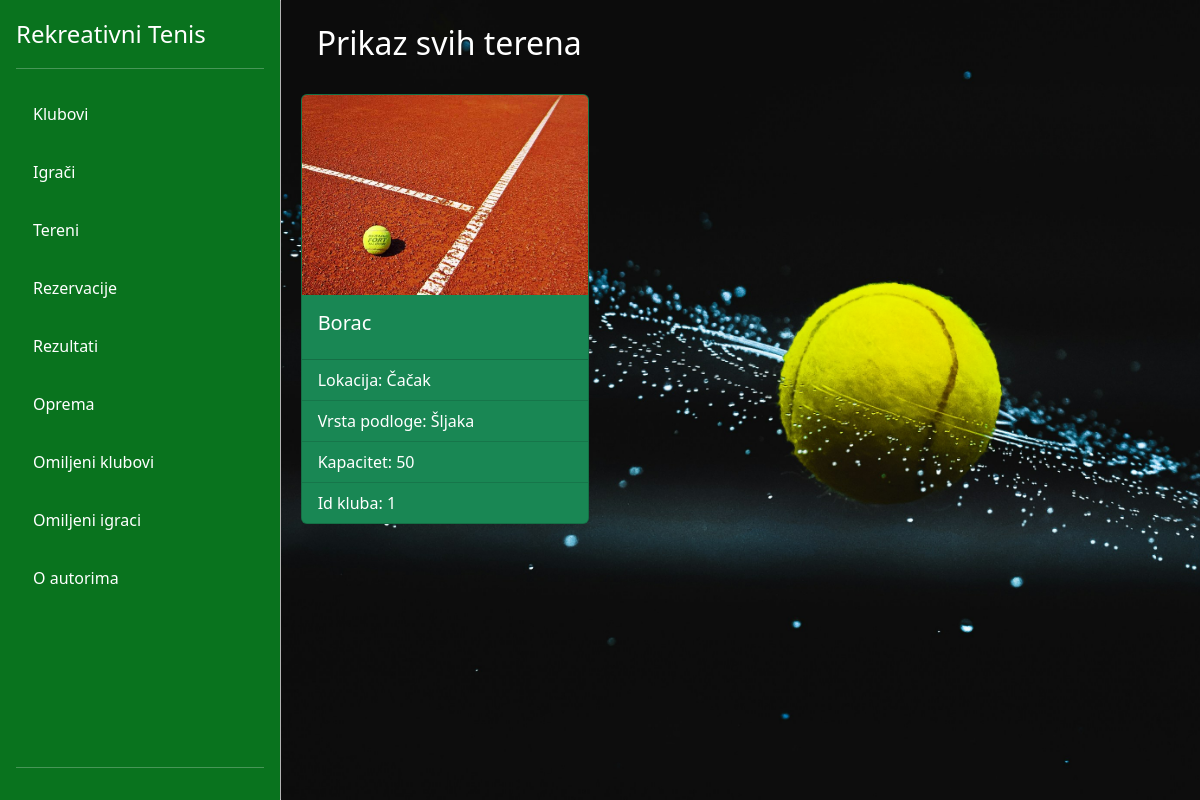
The page /view-gosti/freegrounds.php on the database as committed earlier.
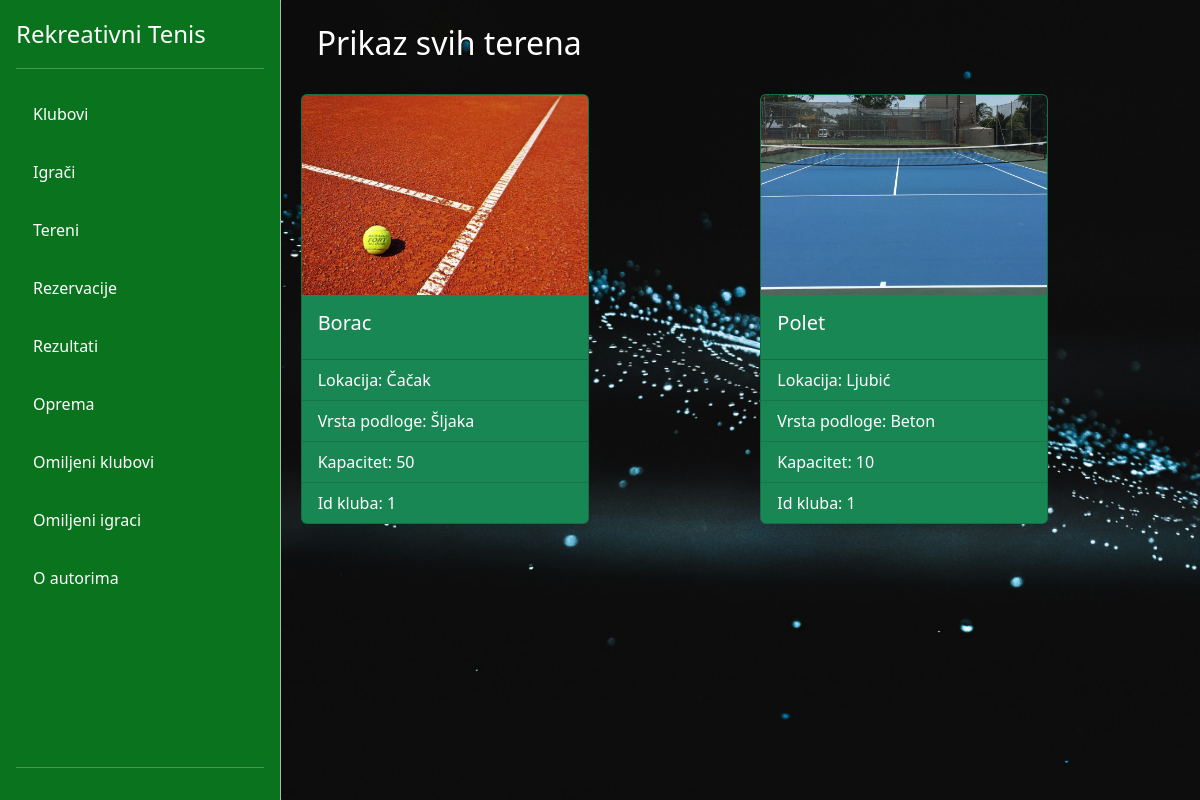
The same page on the database as committed later.
### tables this page shows
CREATE TABLE `tereni` (
  `id` int(11) NOT NULL,
  `naziv` varchar(255) NOT NULL,
  `lokacija` varchar(255) NOT NULL,
  `vrsta_podloge` varchar(255) NOT NULL,
  `kapacitet` int(11) NOT NULL,
  `id_kluba` int(11) NOT NULL,
  `zauzet` bit(1) NOT NULL
);

### config/DB.php (called while the page is built)
<?php
class DB{
    private static $factory;
    public static function createInstance($config = null)
    {
        $settings['dbname'] = 'rekreativnitenisdb';
        $settings['dbhost'] = '127.0.0.1';
        $settings['dbuser'] = 'root';
        $settings['dbpass'] = '';
        try{
            $dsn = 'mysql:dbname=' . $settings['dbname'] . ';host=' . $settings['dbhost'];
            $pdo = new PDO($dsn, $settings['dbuser'], $settings['dbpass'], array(PDO::MYSQL_ATTR_INIT_COMMAND => "SET NAMES utf8"));
            $pdo->setAttribute(PDO::ATTR_ERRMODE, PDO::ERRMODE_EXCEPTION);
            $pdo->setAttribute(PDO::ATTR_EMULATE_PREPARES, true);
            $pdo->setAttribute(PDO::ATTR_DEFAULT_FETCH_MODE, PDO::FETCH_ASSOC);
            self::$factory[$config] = $pdo;
            return self::$factory[$config];
        }
        catch (PDOException $e) {
            die ('Connection failed: ' . $e->getMessage());
        }
    }
}
?>

### DAO/TerenDAO.php (called while the page is built, shortened)
<?php
require_once '../config/DB.php';
class TerenDAO
{
    private $db;
    public function __construct()
    {
        $this->db = DB::createInstance();
    }
    public function getAllTereni()
    {
        $statement = $this->db->prepare('SELECT * FROM tereni');
        $statement->execute();
        $res = $statement->fetchAll();
        return $res;
    }
}

### view-gosti/freegrounds.php (the view, shortened to what this page needs)
<?php
require_once './partials/navigacija.php';
require_once '../DAO/TerenDAO.php';
$terenDAO = new TerenDAO();
$tereni = $terenDAO->getAllTereni();
?>
<div class="container-fluid" style="background-repeat: no-repeat; background-size: cover; background-image: url('images/carousel3.jpg'); overflow-y: scroll; height: 100vh;">
    <h2 class="m-4 text-white">Prikaz svih terena</h2>
    <div class="row justify-content-center">
        <?php foreach ($tereni as $item) { ?>
            <?php if ($item['zauzet'] == 0) { ?>
                <div class="col">
                    <div class="card bg-success text-white m-2" style="width: 18rem;">
                        <?php $image = "./images/" . $item['vrsta_podloge'] . ".jpg"; ?>
                        <img src="<?= $image ?>" class="card-img-top" style="object-fit: cover; height: 200px;" alt="teren">
                        <div class="card-body">
                            <h5 class="card-title"><?= $item['naziv'] ?></h5>
                        </div>
                        <ul class="list-group list-group-flush">
                            <li class="list-group-item bg-success text-white">Lokacija: <?= $item['lokacija'] ?></li>
                            <li class="list-group-item bg-success text-white">Vrsta podloge: <?= $item['vrsta_podloge'] ?></li>
                            <li class="list-group-item bg-success text-white">Kapacitet: <?= $item['kapacitet'] ?></li>
                            <li class="list-group-item bg-success text-white">Id kluba: <?= $item['id_kluba'] ?></li>
                        </ul>
                    </div>
                </div>
            <?php } ?>
        <?php } ?>
    </div>
</div>
<?php require_once './partials/footer.php'; ?>

Rows that differ between the two databases and show on the page:
now on this page (row edited): tereni: vrsta_podloge (picture), naziv "Polet", lokacija "Ljubić", vrsta_podloge "Beton", kapacitet "10", id_kluba "1"
